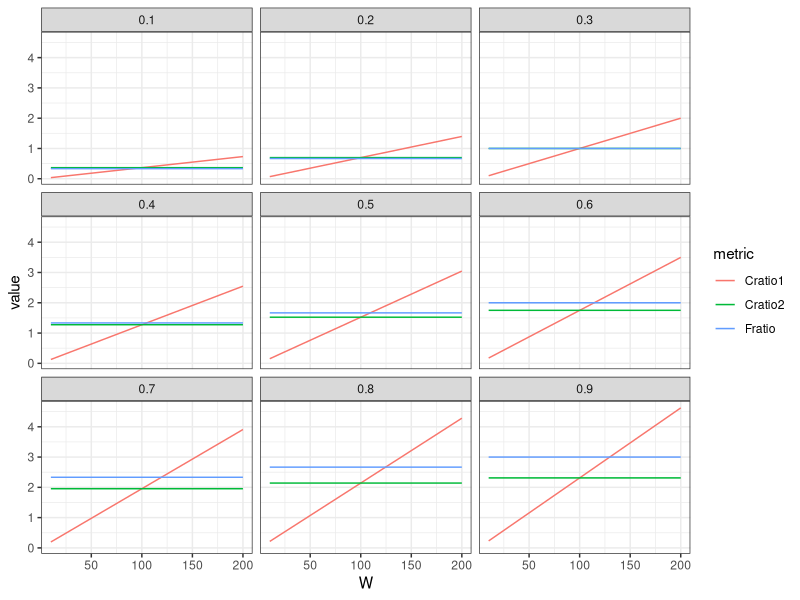

Generate this figure with R:
# compare_C_F_ratios.R
library(tidyverse)
M <- 0.2
Fmsy <- 0.3
Wmsy <- 100
cmsy <- Wmsy * Fmsy * (1 - exp(-M - Fmsy)) / (M + Fmsy)
Fy <- seq(0.1, 0.9, 0.1)
W <- seq(10, 200, 10)
df <- expand.grid(Fy = Fy, W = W) %>%
  mutate(cy = W * Fy * (1 - exp(-M - Fy)) / (M + Fy),
         cFmsy = W * Fmsy * (1 - exp(-M - Fmsy)) / (M + Fmsy),
         Fratio = Fy/Fmsy, 
         Cratio1 = cy/cmsy,
         Cratio2 = cy/cFmsy) %>% 
  pivot_longer(cols = c(5, 6, 7), names_to = "metric", values_to = "value")
df
myplot <- ggplot(df, aes(x=W, y=value, color = metric)) +
  geom_line() +
  facet_wrap(~Fy) +
  theme_bw()
ggsave(filename = "demonstrations/chris/compare_C_F_ratios/compare_C_F_ratios.png", myplot)
